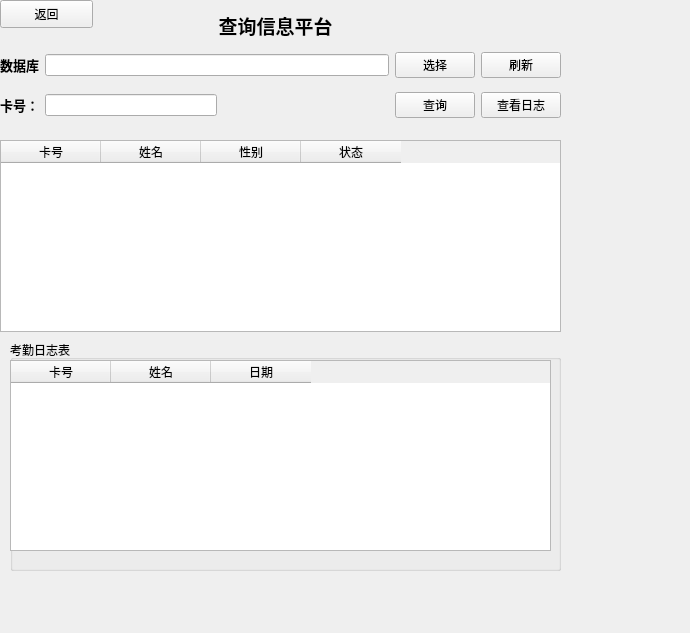
<?xml version="1.0" encoding="UTF-8"?>
<ui version="4.0">
 <class>Selectpage</class>
 <widget class="QWidget" name="Selectpage">
  <property name="geometry">
   <rect>
    <x>0</x>
    <y>0</y>
    <width>690</width>
    <height>633</height>
   </rect>
  </property>
  <property name="windowTitle">
   <string>Form</string>
  </property>
  <widget class="QPushButton" name="sel_back">
   <property name="geometry">
    <rect>
     <x>0</x>
     <y>0</y>
     <width>93</width>
     <height>28</height>
    </rect>
   </property>
   <property name="text">
    <string>返回</string>
   </property>
  </widget>
  <widget class="QLabel" name="lb_searchtitle">
   <property name="geometry">
    <rect>
     <x>190</x>
     <y>10</y>
     <width>171</width>
     <height>31</height>
    </rect>
   </property>
   <property name="text">
    <string>&lt;html&gt;&lt;head/&gt;&lt;body&gt;&lt;p align=&quot;center&quot;&gt;&lt;span style=&quot; font-size:14pt; font-weight:600;&quot;&gt;查询信息平台&lt;/span&gt;&lt;/p&gt;&lt;/body&gt;&lt;/html&gt;</string>
   </property>
  </widget>
  <widget class="QTableWidget" name="employee_table">
   <property name="geometry">
    <rect>
     <x>0</x>
     <y>140</y>
     <width>561</width>
     <height>192</height>
    </rect>
   </property>
   <property name="editTriggers">
    <set>QAbstractItemView::NoEditTriggers</set>
   </property>
   <property name="selectionMode">
    <enum>QAbstractItemView::SingleSelection</enum>
   </property>
   <property name="selectionBehavior">
    <enum>QAbstractItemView::SelectRows</enum>
   </property>
   <column>
    <property name="text">
     <string>卡号</string>
    </property>
   </column>
   <column>
    <property name="text">
     <string>姓名</string>
    </property>
   </column>
   <column>
    <property name="text">
     <string>性别</string>
    </property>
   </column>
   <column>
    <property name="text">
     <string>状态</string>
    </property>
   </column>
  </widget>
  <widget class="QGroupBox" name="groupBox_2">
   <property name="geometry">
    <rect>
     <x>10</x>
     <y>340</y>
     <width>551</width>
     <height>231</height>
    </rect>
   </property>
   <property name="title">
    <string>考勤日志表</string>
   </property>
   <widget class="QTableWidget" name="logTable">
    <property name="geometry">
     <rect>
      <x>0</x>
      <y>20</y>
      <width>541</width>
      <height>191</height>
     </rect>
    </property>
    <property name="editTriggers">
     <set>QAbstractItemView::NoEditTriggers</set>
    </property>
    <property name="selectionBehavior">
     <enum>QAbstractItemView::SelectRows</enum>
    </property>
    <column>
     <property name="text">
      <string>卡号</string>
     </property>
    </column>
    <column>
     <property name="text">
      <string>姓名</string>
     </property>
    </column>
    <column>
     <property name="text">
      <string>日期</string>
     </property>
    </column>
   </widget>
  </widget>
  <widget class="QWidget" name="layoutWidget">
   <property name="geometry">
    <rect>
     <x>0</x>
     <y>50</y>
     <width>561</width>
     <height>30</height>
    </rect>
   </property>
   <layout class="QHBoxLayout" name="db_select">
    <item>
     <widget class="QLabel" name="lb_db">
      <property name="text">
       <string>&lt;html&gt;&lt;head/&gt;&lt;body&gt;&lt;p&gt;&lt;span style=&quot; font-size:10pt; font-weight:600;&quot;&gt;数据库&lt;/span&gt;&lt;/p&gt;&lt;/body&gt;&lt;/html&gt;</string>
      </property>
     </widget>
    </item>
    <item>
     <widget class="QLineEdit" name="ted_dbpath">
      <property name="readOnly">
       <bool>true</bool>
      </property>
     </widget>
    </item>
    <item>
     <widget class="QPushButton" name="btn_dbselect">
      <property name="text">
       <string>选择</string>
      </property>
     </widget>
    </item>
    <item>
     <widget class="QPushButton" name="btn_dbrefresh">
      <property name="text">
       <string>刷新</string>
      </property>
     </widget>
    </item>
   </layout>
  </widget>
  <widget class="QWidget" name="layoutWidget_2">
   <property name="geometry">
    <rect>
     <x>0</x>
     <y>90</y>
     <width>561</width>
     <height>30</height>
    </rect>
   </property>
   <layout class="QHBoxLayout" name="horizontalLayout">
    <item>
     <widget class="QLabel" name="lb_cardID">
      <property name="text">
       <string>&lt;html&gt;&lt;head/&gt;&lt;body&gt;&lt;p align=&quot;right&quot;&gt;&lt;span style=&quot; font-size:10pt; font-weight:600;&quot;&gt;卡号：&lt;/span&gt;&lt;/p&gt;&lt;/body&gt;&lt;/html&gt;</string>
      </property>
     </widget>
    </item>
    <item>
     <widget class="QLineEdit" name="ted_showNumber"/>
    </item>
    <item>
     <spacer name="horizontalSpacer">
      <property name="orientation">
       <enum>Qt::Horizontal</enum>
      </property>
      <property name="sizeHint" stdset="0">
       <size>
        <width>40</width>
        <height>20</height>
       </size>
      </property>
     </spacer>
    </item>
    <item>
     <widget class="QPushButton" name="pbn_search">
      <property name="text">
       <string>查询</string>
      </property>
     </widget>
    </item>
    <item>
     <widget class="QPushButton" name="pbn_searchLog">
      <property name="text">
       <string>查看日志</string>
      </property>
     </widget>
    </item>
   </layout>
  </widget>
 </widget>
 <resources/>
 <connections/>
</ui>
